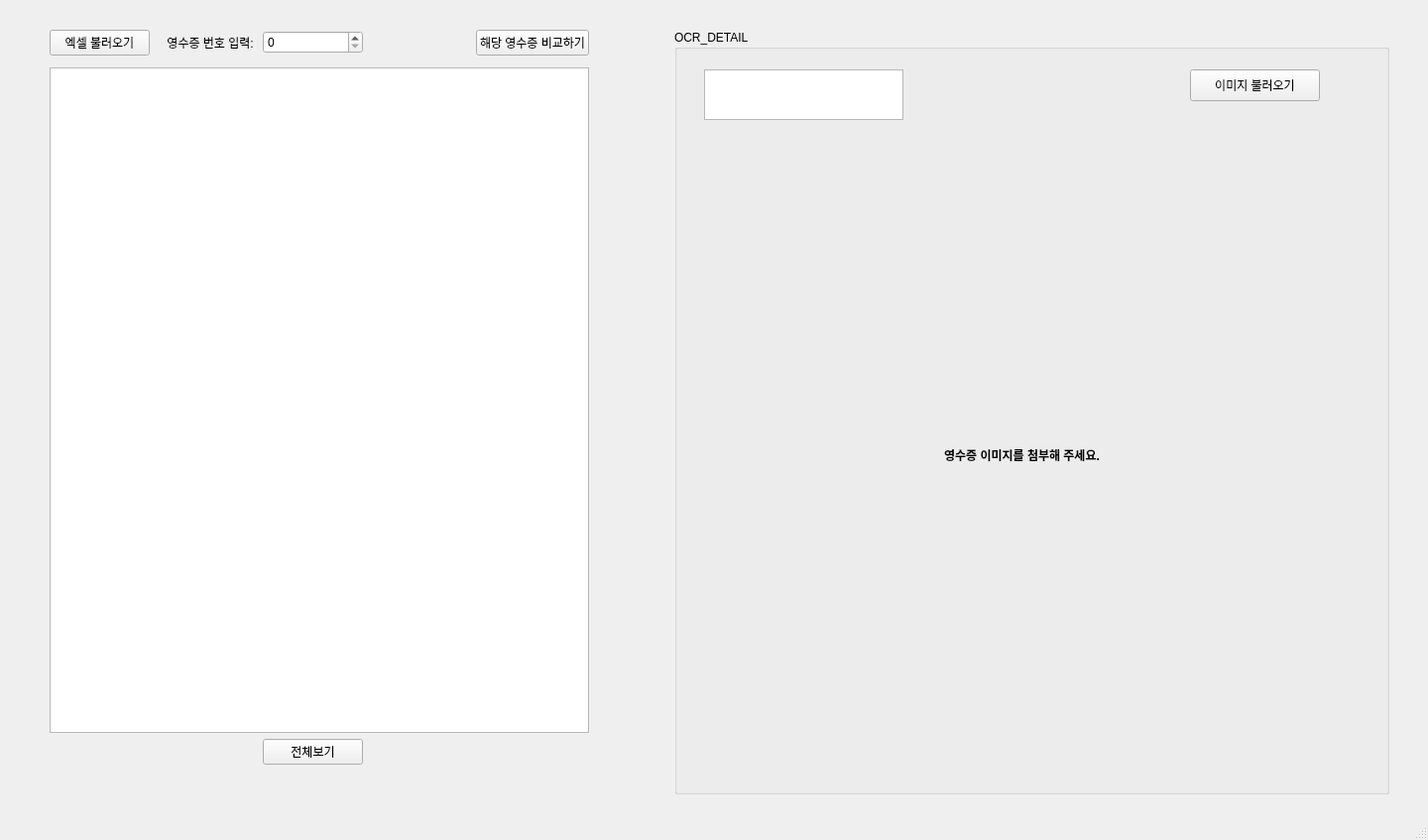
<?xml version="1.0" encoding="UTF-8"?>
<ui version="4.0">
 <class>MainWindow</class>
 <widget class="QMainWindow" name="MainWindow">
  <property name="geometry">
   <rect>
    <x>0</x>
    <y>0</y>
    <width>1440</width>
    <height>847</height>
   </rect>
  </property>
  <property name="windowTitle">
   <string>이지재감 - 사무자동화프로그램</string>
  </property>
  <widget class="QWidget" name="centralwidget">
   <widget class="QWidget" name="widget" native="true">
    <property name="geometry">
     <rect>
      <x>50</x>
      <y>30</y>
      <width>651</width>
      <height>741</height>
     </rect>
    </property>
    <layout class="QGridLayout" name="gridLayout">
     <item row="10" column="0" colspan="5">
      <widget class="QTableWidget" name="tableWidget"/>
     </item>
     <item row="4" column="1">
      <widget class="QLabel" name="label_2">
       <property name="layoutDirection">
        <enum>Qt::LeftToRight</enum>
       </property>
       <property name="text">
        <string>영수증 번호 입력: </string>
       </property>
       <property name="alignment">
        <set>Qt::AlignRight|Qt::AlignTrailing|Qt::AlignVCenter</set>
       </property>
      </widget>
     </item>
     <item row="4" column="2">
      <widget class="QSpinBox" name="spinBox"/>
     </item>
     <item row="4" column="0">
      <widget class="QPushButton" name="excelBtn">
       <property name="text">
        <string>엑셀 불러오기</string>
       </property>
      </widget>
     </item>
     <item row="4" column="4">
      <widget class="QPushButton" name="showBtn">
       <property name="text">
        <string>해당 영수증 비교하기</string>
       </property>
      </widget>
     </item>
     <item row="11" column="2">
      <widget class="QPushButton" name="showListBtn">
       <property name="text">
        <string>전체보기</string>
       </property>
      </widget>
     </item>
     <item row="5" column="5">
      <widget class="QWidget" name="widget_3" native="true"/>
     </item>
    </layout>
   </widget>
   <widget class="QGroupBox" name="groupBox">
    <property name="geometry">
     <rect>
      <x>680</x>
      <y>30</y>
      <width>721</width>
      <height>771</height>
     </rect>
    </property>
    <property name="title">
     <string>OCR_DETAIL</string>
    </property>
    <widget class="QWidget" name="widget_2" native="true">
     <property name="geometry">
      <rect>
       <x>20</x>
       <y>30</y>
       <width>661</width>
       <height>721</height>
      </rect>
     </property>
     <property name="maximumSize">
      <size>
       <width>661</width>
       <height>741</height>
      </size>
     </property>
     <layout class="QVBoxLayout" name="verticalLayout">
      <item>
       <widget class="QWidget" name="widget_5" native="true">
        <property name="maximumSize">
         <size>
          <width>637</width>
          <height>71</height>
         </size>
        </property>
        <widget class="QPushButton" name="pushButton">
         <property name="geometry">
          <rect>
           <x>500</x>
           <y>10</y>
           <width>131</width>
           <height>32</height>
          </rect>
         </property>
         <property name="maximumSize">
          <size>
           <width>131</width>
           <height>32</height>
          </size>
         </property>
         <property name="text">
          <string>이미지 불러오기</string>
         </property>
        </widget>
        <widget class="QTableWidget" name="tableWidget_2">
         <property name="geometry">
          <rect>
           <x>10</x>
           <y>10</y>
           <width>201</width>
           <height>51</height>
          </rect>
         </property>
        </widget>
       </widget>
      </item>
      <item>
       <widget class="QLabel" name="label">
        <property name="font">
         <font>
          <weight>75</weight>
          <bold>true</bold>
          <underline>false</underline>
         </font>
        </property>
        <property name="text">
         <string>영수증 이미지를 첨부해 주세요.</string>
        </property>
        <property name="textFormat">
         <enum>Qt::RichText</enum>
        </property>
        <property name="alignment">
         <set>Qt::AlignCenter</set>
        </property>
       </widget>
      </item>
     </layout>
    </widget>
   </widget>
  </widget>
  <widget class="QMenuBar" name="menubar">
   <property name="geometry">
    <rect>
     <x>0</x>
     <y>0</y>
     <width>1440</width>
     <height>24</height>
    </rect>
   </property>
  </widget>
  <widget class="QStatusBar" name="statusbar"/>
 </widget>
 <resources/>
 <connections/>
</ui>
